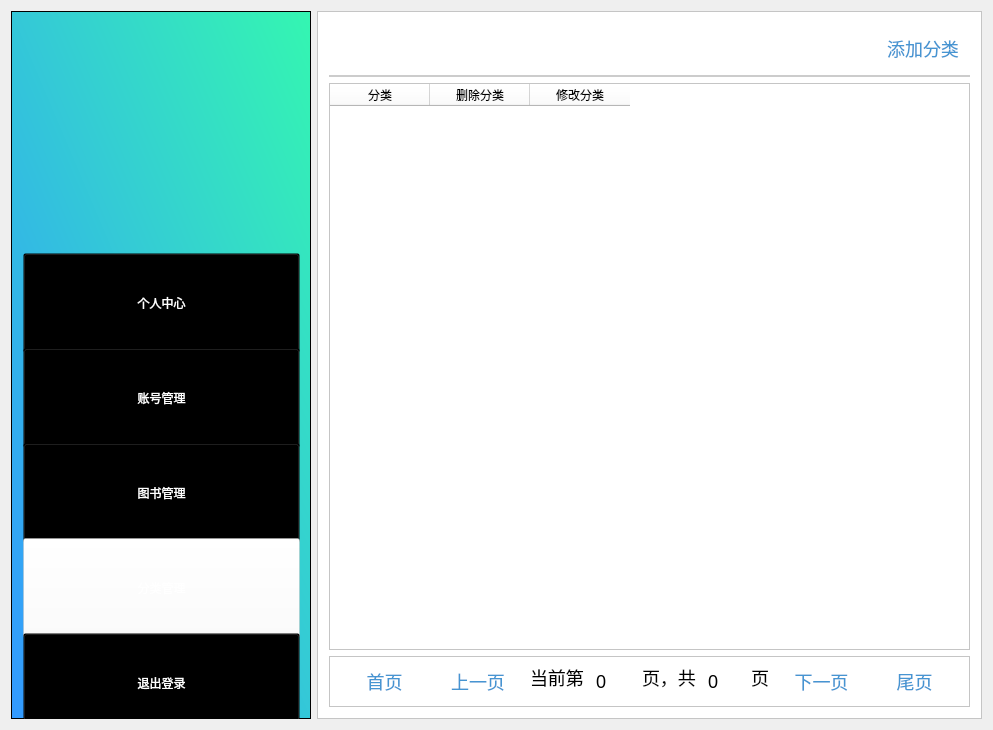
<?xml version="1.0" encoding="UTF-8"?>
<ui version="4.0">
 <class>admin_classify</class>
 <widget class="QWidget" name="admin_classify">
  <property name="geometry">
   <rect>
    <x>0</x>
    <y>0</y>
    <width>993</width>
    <height>730</height>
   </rect>
  </property>
  <property name="windowTitle">
   <string>admin_classify</string>
  </property>
  <layout class="QHBoxLayout" name="horizontalLayout">
   <item>
    <widget class="QFrame" name="frame">
     <property name="sizePolicy">
      <sizepolicy hsizetype="Fixed" vsizetype="Expanding">
       <horstretch>0</horstretch>
       <verstretch>0</verstretch>
      </sizepolicy>
     </property>
     <property name="minimumSize">
      <size>
       <width>300</width>
       <height>700</height>
      </size>
     </property>
     <property name="styleSheet">
      <string notr="true">
background-color: qlineargradient(spread:pad, x1:0, y1:1, x2:1, y2:0, stop:0 rgba(51, 153, 255,1), stop:1 rgba(52, 246, 177,1));</string>
     </property>
     <property name="frameShape">
      <enum>QFrame::StyledPanel</enum>
     </property>
     <property name="frameShadow">
      <enum>QFrame::Raised</enum>
     </property>
     <widget class="QFrame" name="frame_2">
      <property name="geometry">
       <rect>
        <x>70</x>
        <y>30</y>
        <width>171</width>
        <height>176</height>
       </rect>
      </property>
      <property name="minimumSize">
       <size>
        <width>0</width>
        <height>0</height>
       </size>
      </property>
      <property name="baseSize">
       <size>
        <width>0</width>
        <height>100</height>
       </size>
      </property>
      <property name="styleSheet">
       <string notr="true">image: url(:/Library/images/logo2.png);
background:transparent;</string>
      </property>
      <property name="frameShape">
       <enum>QFrame::StyledPanel</enum>
      </property>
      <property name="frameShadow">
       <enum>QFrame::Raised</enum>
      </property>
     </widget>
     <widget class="QFrame" name="frame_8">
      <property name="geometry">
       <rect>
        <x>0</x>
        <y>230</y>
        <width>301</width>
        <height>491</height>
       </rect>
      </property>
      <property name="styleSheet">
       <string notr="true">background:transparent;</string>
      </property>
      <property name="frameShape">
       <enum>QFrame::StyledPanel</enum>
      </property>
      <property name="frameShadow">
       <enum>QFrame::Raised</enum>
      </property>
      <layout class="QVBoxLayout" name="verticalLayout_6">
       <item>
        <layout class="QVBoxLayout" name="verticalLayout">
         <property name="spacing">
          <number>7</number>
         </property>
         <property name="sizeConstraint">
          <enum>QLayout::SetDefaultConstraint</enum>
         </property>
         <item>
          <widget class="QPushButton" name="btnPersonal">
           <property name="minimumSize">
            <size>
             <width>0</width>
             <height>100</height>
            </size>
           </property>
           <property name="styleSheet">
            <string notr="true">font: 12pt &quot;微软雅黑&quot;;
color:white;
background:transparent;
cursor:pointer;</string>
           </property>
           <property name="text">
            <string>个人中心</string>
           </property>
          </widget>
         </item>
         <item>
          <widget class="QPushButton" name="btnSearchuser">
           <property name="minimumSize">
            <size>
             <width>0</width>
             <height>100</height>
            </size>
           </property>
           <property name="styleSheet">
            <string notr="true">font: 12pt &quot;微软雅黑&quot;;
color:white;
background:transparent;
cursor:pointer;</string>
           </property>
           <property name="text">
            <string>账号管理</string>
           </property>
          </widget>
         </item>
         <item>
          <widget class="QPushButton" name="btnSearchbook">
           <property name="minimumSize">
            <size>
             <width>0</width>
             <height>100</height>
            </size>
           </property>
           <property name="styleSheet">
            <string notr="true">font: 12pt &quot;微软雅黑&quot;;
color:white;
background:transparent;
cursor:pointer;
</string>
           </property>
           <property name="text">
            <string>图书管理</string>
           </property>
          </widget>
         </item>
         <item>
          <widget class="QPushButton" name="btnClassify">
           <property name="minimumSize">
            <size>
             <width>0</width>
             <height>100</height>
            </size>
           </property>
           <property name="styleSheet">
            <string notr="true">font: 12pt &quot;微软雅黑&quot;;
color:white;
background:transparent;
cursor:pointer;
background-color:rgba(255,255,255,0.4);</string>
           </property>
           <property name="text">
            <string>分类管理</string>
           </property>
          </widget>
         </item>
         <item>
          <widget class="QPushButton" name="btnLogout">
           <property name="minimumSize">
            <size>
             <width>0</width>
             <height>100</height>
            </size>
           </property>
           <property name="styleSheet">
            <string notr="true">font: 12pt &quot;微软雅黑&quot;;
color:white;
background:transparent;
cursor:pointer;
</string>
           </property>
           <property name="text">
            <string>退出登录</string>
           </property>
          </widget>
         </item>
        </layout>
       </item>
      </layout>
     </widget>
    </widget>
   </item>
   <item>
    <widget class="QFrame" name="frame_3">
     <property name="styleSheet">
      <string notr="true">background:white;</string>
     </property>
     <property name="frameShape">
      <enum>QFrame::StyledPanel</enum>
     </property>
     <property name="frameShadow">
      <enum>QFrame::Raised</enum>
     </property>
     <layout class="QVBoxLayout" name="verticalLayout_2">
      <item>
       <widget class="QFrame" name="frame_4">
        <property name="sizePolicy">
         <sizepolicy hsizetype="Preferred" vsizetype="Fixed">
          <horstretch>0</horstretch>
          <verstretch>4</verstretch>
         </sizepolicy>
        </property>
        <property name="styleSheet">
         <string notr="true">border:2px solid #cccccc;
border-top:0px;
border-left:0px;
border-right:0px;</string>
        </property>
        <property name="frameShape">
         <enum>QFrame::StyledPanel</enum>
        </property>
        <property name="frameShadow">
         <enum>QFrame::Raised</enum>
        </property>
        <layout class="QGridLayout" name="gridLayout">
         <item row="0" column="0">
          <widget class="QTextEdit" name="txtSearch">
           <property name="sizePolicy">
            <sizepolicy hsizetype="Expanding" vsizetype="Maximum">
             <horstretch>0</horstretch>
             <verstretch>100</verstretch>
            </sizepolicy>
           </property>
           <property name="maximumSize">
            <size>
             <width>16777215</width>
             <height>30</height>
            </size>
           </property>
           <property name="styleSheet">
            <string notr="true">color:#4695d2;
border:none;
font-size:18px;</string>
           </property>
          </widget>
         </item>
         <item row="0" column="1">
          <widget class="QPushButton" name="btnSearch">
           <property name="minimumSize">
            <size>
             <width>0</width>
             <height>30</height>
            </size>
           </property>
           <property name="styleSheet">
            <string notr="true">color:#4695d2;
image: url(:/Library/images/search.png);
border:none;
font-size:18px;</string>
           </property>
           <property name="text">
            <string/>
           </property>
          </widget>
         </item>
         <item row="0" column="2">
          <widget class="QPushButton" name="btnAdd">
           <property name="styleSheet">
            <string notr="true">color:#4695d2;
border:none;
font-size:18px;</string>
           </property>
           <property name="text">
            <string>添加分类</string>
           </property>
          </widget>
         </item>
        </layout>
       </widget>
      </item>
      <item>
       <widget class="QTableWidget" name="tableWidget">
        <property name="sizePolicy">
         <sizepolicy hsizetype="Preferred" vsizetype="Preferred">
          <horstretch>0</horstretch>
          <verstretch>0</verstretch>
         </sizepolicy>
        </property>
        <column>
         <property name="text">
          <string>分类</string>
         </property>
         <property name="textAlignment">
          <set>AlignCenter</set>
         </property>
        </column>
        <column>
         <property name="text">
          <string>删除分类</string>
         </property>
         <property name="textAlignment">
          <set>AlignCenter</set>
         </property>
        </column>
        <column>
         <property name="text">
          <string>修改分类</string>
         </property>
         <property name="textAlignment">
          <set>AlignCenter</set>
         </property>
        </column>
       </widget>
      </item>
      <item>
       <widget class="QFrame" name="frame_5">
        <property name="sizePolicy">
         <sizepolicy hsizetype="Preferred" vsizetype="Fixed">
          <horstretch>0</horstretch>
          <verstretch>0</verstretch>
         </sizepolicy>
        </property>
        <property name="frameShape">
         <enum>QFrame::StyledPanel</enum>
        </property>
        <property name="frameShadow">
         <enum>QFrame::Raised</enum>
        </property>
        <layout class="QHBoxLayout" name="horizontalLayout_2">
         <item>
          <widget class="QPushButton" name="btnFirstPage">
           <property name="sizePolicy">
            <sizepolicy hsizetype="Preferred" vsizetype="Fixed">
             <horstretch>0</horstretch>
             <verstretch>0</verstretch>
            </sizepolicy>
           </property>
           <property name="styleSheet">
            <string notr="true">color:#4695d2;
border:none;
font-size:18px;</string>
           </property>
           <property name="text">
            <string>首页</string>
           </property>
          </widget>
         </item>
         <item>
          <widget class="QPushButton" name="btnLastPage">
           <property name="sizePolicy">
            <sizepolicy hsizetype="Preferred" vsizetype="Fixed">
             <horstretch>0</horstretch>
             <verstretch>0</verstretch>
            </sizepolicy>
           </property>
           <property name="styleSheet">
            <string notr="true">color:#4695d2;
border:none;
font-size:18px;</string>
           </property>
           <property name="text">
            <string>上一页</string>
           </property>
          </widget>
         </item>
         <item>
          <layout class="QHBoxLayout" name="horizontalLayout_3">
           <item>
            <widget class="QLineEdit" name="lineEdit_4">
             <property name="sizePolicy">
              <sizepolicy hsizetype="Maximum" vsizetype="Preferred">
               <horstretch>0</horstretch>
               <verstretch>0</verstretch>
              </sizepolicy>
             </property>
             <property name="maximumSize">
              <size>
               <width>60</width>
               <height>16777215</height>
              </size>
             </property>
             <property name="styleSheet">
              <string notr="true">border:none;
font-size:18px;</string>
             </property>
             <property name="text">
              <string>当前第</string>
             </property>
             <property name="readOnly">
              <bool>true</bool>
             </property>
            </widget>
           </item>
           <item>
            <widget class="QLineEdit" name="etIndexPage">
             <property name="sizePolicy">
              <sizepolicy hsizetype="Maximum" vsizetype="Preferred">
               <horstretch>0</horstretch>
               <verstretch>0</verstretch>
              </sizepolicy>
             </property>
             <property name="maximumSize">
              <size>
               <width>40</width>
               <height>16777215</height>
              </size>
             </property>
             <property name="styleSheet">
              <string notr="true">border:none;
font-size:18px;</string>
             </property>
             <property name="text">
              <string>0</string>
             </property>
             <property name="readOnly">
              <bool>true</bool>
             </property>
            </widget>
           </item>
           <item>
            <widget class="QLineEdit" name="lineEdit_2">
             <property name="sizePolicy">
              <sizepolicy hsizetype="Maximum" vsizetype="Preferred">
               <horstretch>0</horstretch>
               <verstretch>0</verstretch>
              </sizepolicy>
             </property>
             <property name="maximumSize">
              <size>
               <width>60</width>
               <height>16777215</height>
              </size>
             </property>
             <property name="styleSheet">
              <string notr="true">border:none;
font-size:18px;</string>
             </property>
             <property name="text">
              <string>页，共</string>
             </property>
             <property name="readOnly">
              <bool>true</bool>
             </property>
            </widget>
           </item>
           <item>
            <widget class="QLineEdit" name="etCountPage">
             <property name="sizePolicy">
              <sizepolicy hsizetype="Maximum" vsizetype="Preferred">
               <horstretch>0</horstretch>
               <verstretch>0</verstretch>
              </sizepolicy>
             </property>
             <property name="maximumSize">
              <size>
               <width>40</width>
               <height>16777215</height>
              </size>
             </property>
             <property name="styleSheet">
              <string notr="true">border:none;
font-size:18px;
</string>
             </property>
             <property name="text">
              <string>0</string>
             </property>
             <property name="readOnly">
              <bool>true</bool>
             </property>
            </widget>
           </item>
           <item>
            <widget class="QLineEdit" name="lineEdit">
             <property name="sizePolicy">
              <sizepolicy hsizetype="Maximum" vsizetype="Preferred">
               <horstretch>0</horstretch>
               <verstretch>0</verstretch>
              </sizepolicy>
             </property>
             <property name="maximumSize">
              <size>
               <width>20</width>
               <height>16777215</height>
              </size>
             </property>
             <property name="styleSheet">
              <string notr="true">border:none;
font-size:18px;</string>
             </property>
             <property name="text">
              <string>页</string>
             </property>
             <property name="readOnly">
              <bool>true</bool>
             </property>
            </widget>
           </item>
          </layout>
         </item>
         <item>
          <widget class="QPushButton" name="btnNextPage">
           <property name="sizePolicy">
            <sizepolicy hsizetype="Preferred" vsizetype="Fixed">
             <horstretch>0</horstretch>
             <verstretch>0</verstretch>
            </sizepolicy>
           </property>
           <property name="styleSheet">
            <string notr="true">color:#4695d2;
border:none;
font-size:18px;</string>
           </property>
           <property name="text">
            <string>下一页</string>
           </property>
          </widget>
         </item>
         <item>
          <widget class="QPushButton" name="btnTheLast">
           <property name="sizePolicy">
            <sizepolicy hsizetype="Preferred" vsizetype="Fixed">
             <horstretch>0</horstretch>
             <verstretch>0</verstretch>
            </sizepolicy>
           </property>
           <property name="styleSheet">
            <string notr="true">color:#4695d2;
border:none;
font-size:18px;</string>
           </property>
           <property name="text">
            <string>尾页</string>
           </property>
          </widget>
         </item>
        </layout>
       </widget>
      </item>
     </layout>
    </widget>
   </item>
  </layout>
 </widget>
 <layoutdefault spacing="6" margin="11"/>
 <resources>
  <include location="library.qrc"/>
 </resources>
 <connections/>
</ui>
